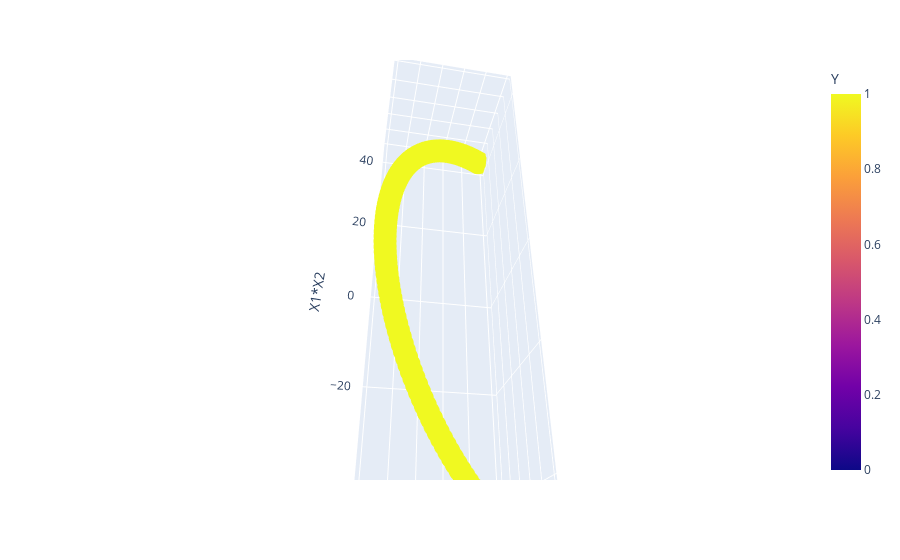

This figure's notebook cell:
### Code cell
fig=px.scatter_3d(df,x='X1_Square',y='X2_Square',z='X1*X2',color='Y')
fig.show()

### Figure 1 — Plotly figure (JSON) as saved in the notebook; plotly's stock layout.template omitted (floating-point values rounded to 4 significant figures; data arrays with more than 128 entries replaced by an {"elided": "..."} marker saying what was removed)
{"data": [{"hovertemplate": "X1_Square=%{x}<br>X2_Square=%{y}<br>X1*X2=%{z}<br>Y=%{marker.color}<extra></extra>", "legendgroup": "", "marker": {"color": {"elided": "400 int values"}, "coloraxis": "coloraxis", "symbol": "circle"}, "mode": "markers", "name": "", "scene": "scene", "showlegend": false, "type": "scatter3d", "x": {"elided": "400 float values"}, "y": {"elided": "400 float values"}, "z": {"elided": "400 float values"}}], "layout": {"autosize": true, "coloraxis": {"colorbar": {"title": {"text": "Y"}}, "colorscale": [[0, "#0d0887"], [0.1111, "#46039f"], [0.2222, "#7201a8"], [0.3333, "#9c179e"], [0.4444, "#bd3786"], [0.5556, "#d8576b"], [0.6667, "#ed7953"], [0.7778, "#fb9f3a"], [0.8889, "#fdca26"], [1, "#f0f921"]]}, "legend": {"tracegroupgap": 0}, "margin": {"t": 60}, "scene": {"aspectmode": "auto", "aspectratio": {"x": 0.6609, "y": 0.6609, "z": 2.29}, "camera": {"center": {"x": 0, "y": 0, "z": 0}, "eye": {"x": 2.05, "y": -0.3838, "z": -1.354}, "projection": {"type": "perspective"}, "up": {"x": 0, "y": 0, "z": 1}}, "domain": {"x": [0, 1], "y": [0, 1]}, "xaxis": {"title": {"text": "X1_Square"}, "type": "linear"}, "yaxis": {"title": {"text": "X2_Square"}, "type": "linear"}, "zaxis": {"title": {"text": "X1*X2"}, "type": "linear"}}}}
